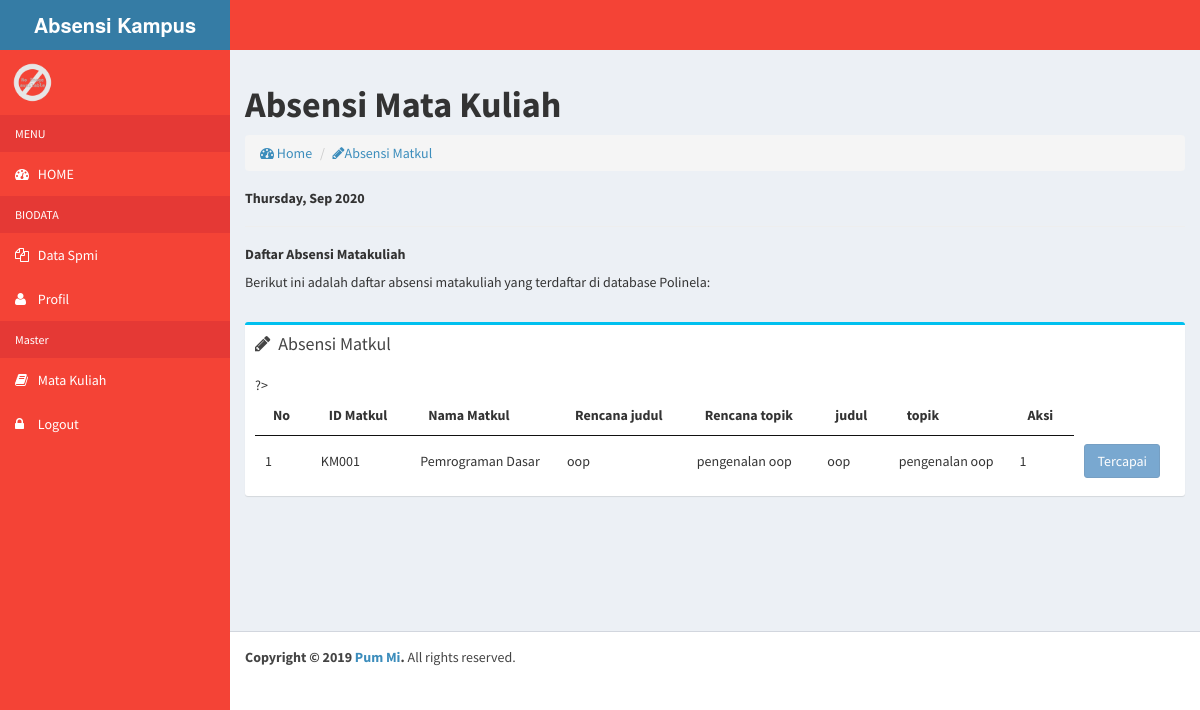
The page /spmi/dashboard/index.php?page=31 on the database its author committed.
### tables this page shows
CREATE TABLE `matkul` (
  `id_matkul` char(5) NOT NULL DEFAULT '',
  `nm_matkul` varchar(50) NOT NULL DEFAULT '',
  `hari` varchar(20) NOT NULL DEFAULT '',
  `jam_mulai` time NOT NULL,
  `jam_selesai` time NOT NULL,
  `ruangan` varchar(20) NOT NULL DEFAULT '',
  `nid` char(10) NOT NULL DEFAULT ''
);

CREATE TABLE `absen_dosen` (
  `id_absendsn` int(11) NOT NULL,
  `tgl_absen` date NOT NULL DEFAULT '0000-00-00',
  `id_matkul` char(5) NOT NULL DEFAULT '',
  `jam_datang` time NOT NULL DEFAULT '00:00:00',
  `jam_plg` time NOT NULL DEFAULT '00:00:00',
  `status` varchar(20) NOT NULL DEFAULT '',
  `pertemuan` varchar(20) NOT NULL DEFAULT '',
  `judul` varchar(50) NOT NULL,
  `topik` varchar(100) NOT NULL
);

CREATE TABLE `rencana` (
  `no` int(5) NOT NULL,
  `id_matkul` char(5) NOT NULL,
  `rancana_pertemuan` varchar(20) NOT NULL,
  `rencana_judul` varchar(20) NOT NULL,
  `rencana_topik` varchar(100) NOT NULL,
  `status2` varchar(20) NOT NULL
);

### spmi/include/menu_matkul.php (the view, shortened to what this page needs)
          <h1>
            <b>Absensi Mata Kuliah</b>
          </h1>
          <ol class="breadcrumb">
            <li><a href="#"><i class="fa fa-dashboard"></i> Home</a></li>
            <li><a href="#"><i class="fa fa-pencil"></i>Absensi Matkul</a></li>
          </ol>
    <h5><b><?php echo date("l, M Y"); ?></b></h5>
    <hr>
    <h5><b>Daftar Absensi Matakuliah</b></h5>
    <p>Berikut ini adalah daftar absensi matakuliah yang terdaftar di database Polinela:
    </p>
    <br>
              <div class="box box-info">
                <div class="box-header">
                  <i class="fa fa-pencil"></i>
                  <h3 class="box-title">Absensi Matkul</h3>
                </div>
                <div class="box-body">
                  <table id="table" class="row-border" cellspacing="0" width="100%">
                    <thead>
                        <tr>
                            <th>No</th>
                            <th>ID Matkul</th>
                            <th>Nama Matkul</th>
                            <th>Rencana judul</th>
                            <th>Rencana topik</th>
                            <th>judul</th>
                            <th>topik</th>
                            <th>Aksi</th>
                        </tr>
                    </thead>
                    <tbody>
                    <?php
                    $query = mysqli_query($conn,"select matkul.* , rencana.*  , absen_dosen.* FROM matkul , rencana , absen_dosen WHERE matkul.id_matkul = rencana.id_matkul and rencana.rancana_pertemuan = absen_dosen.pertemuan order by matkul.id_matkul , rencana.rancana_pertemuan ");
                    if ($query) {
                      $no = 1;
                      while ($rows = mysqli_fetch_array($query)) {
                    ?>
                      <tr>
                        <td><?php echo $no++; ?></td>
                        <td><?php echo $rows['id_matkul']; ?></td>
                        <td><?php echo $rows['nm_matkul']; ?></td>
                        <td><?php echo $rows['rencana_judul']; ?></td>
                        <td><?php echo $rows['rencana_topik']; ?></td>
                        <td><?php echo $rows['judul']; ?></td>
                        <td><?php echo $rows['topik']; ?></td>
                        <td><?php echo $rows['status2']; ?></td>
                        <?php
if ( $rows['status2'] == '0'  ) { ?>
  <td><a href="../include/edit_status_pencapaian.php?status=1&&id_matkul=<?php echo $rows['no']; ?>" class="btn btn-primary">Tercapai</a></td>
                      <td><a href="edit_status_pencapaian.php?status=2&&id_matkul=<?php echo $rows['id_matkul']; ?>" class="btn btn-danger "> Tidak Tercapai</a></td>
<?php } elseif ( $rows['status2'] == '1'  )  { ?>
<td><a href="" disabled class="btn btn-primary">Tercapai</a></td>
 <?php }
 elseif ( $rows['status2'] == '2'  )  { ?>
<td><a href="edit_status_pencapaian.php?status=2&&id_matkul=<?php echo $rows['id_matkul']; ?>" disabled class="btn btn-danger">Tidak Tercapai</a></td>
 <?php } ?>
                      </tr>
                    <?php
                      }
                    }
                    ?>
                    </tbody>
                  </table>
                </div>
              </div>

### rows shown on the page
matkul: absen_dosen.id_matkul "KM001", nm_matkul "Pemrograman Dasar", rencana.rencana_judul "oop", rencana.rencana_topik "pengenalan oop", absen_dosen.judul "oop", absen_dosen.topik "pengenalan oop", rencana.status2 "1"
